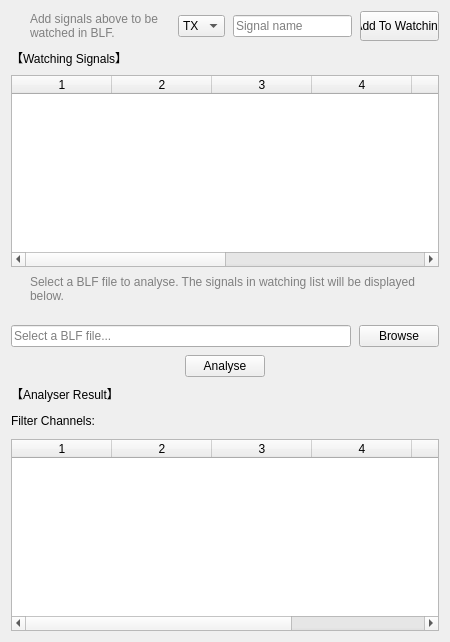
<?xml version="1.0" encoding="UTF-8"?>
<ui version="4.0">
    <class>AnalyserWidget</class>
    <widget class="QWidget" name="AnalyserWidget">
        <layout class="QGridLayout" name="gridLayout">
            <property name="horizontalSpacing">
                <number>8</number>
            </property>
            <property name="verticalSpacing">
                <number>8</number>
            </property>

            <!-- 第 0 行：提示标签 & 报文方向 & 输入框 & 添加按钮 -->
            <item row="0" column="0" colspan="2">
                <widget class="QLabel" name="labelAddHint">
                    <property name="text">
                        <string>Add signals above to be watched in BLF.</string>
                    </property>
                    <property name="wordWrap">
                        <bool>true</bool>
                    </property>
                    <property name="styleSheet">
                        <string notr="true">color: gray; font-size: 9pt; padding-left: 16px; text-align: left</string>
                    </property>
                    <property name="sizePolicy">
                        <sizepolicy hsizetype="Expanding" vsizetype="Fixed">
                            <horstretch>4</horstretch>
                            <verstretch>0</verstretch>
                        </sizepolicy>
                    </property>
                </widget>
            </item>
            <item row="0" column="2" colspan="1">
                <widget class="QComboBox" name="comboDirection">
                    <item>
                        <property name="text">
                            <string>TX</string>
                        </property>
                    </item>
                    <item>
                        <property name="text">
                            <string>RX</string>
                        </property>
                    </item>
                </widget>
            </item>
            <item row="0" column="3" colspan="3">
                <widget class="QLineEdit" name="editSignalName">
                    <property name="placeholderText">
                        <string>Signal name</string>
                    </property>
                    <property name="sizePolicy">
                        <sizepolicy hsizetype="Expanding" vsizetype="Fixed">
                            <horstretch>2</horstretch>
                            <verstretch>0</verstretch>
                        </sizepolicy>
                    </property>
                    <property name="minimumSize">
                        <size>
                            <width>80</width>
                            <height>0</height>
                        </size>
                    </property>
                </widget>
            </item>
            <item row="0" column="6" colspan="2">
                <widget class="QPushButton" name="addButton">
                    <property name="text">
                        <string>Add To Watching</string>
                    </property>
                    <property name="sizePolicy">
                        <sizepolicy hsizetype="Expanding" vsizetype="Fixed">
                            <horstretch>2</horstretch>
                            <verstretch>0</verstretch>
                        </sizepolicy>
                    </property>
                    <property name="minimumSize">
                        <size>
                            <width>60</width>
                            <height>30</height>
                        </size>
                    </property>
                </widget>
            </item>

            <!-- 第 1 行：关注列表标题 -->
            <item row="1" column="0" colspan="8">
                <widget class="QLabel" name="labelWatcher">
                    <property name="text">
                        <string>【Watching Signals】</string>
                    </property>
                </widget>
            </item>

            <!-- 第 2 行：关注列表 -->
            <item row="2" column="0" colspan="8">
                <widget class="QTableWidget" name="tableWatch">
                    <property name="columnCount">
                        <number>8</number>
                    </property>
                    <attribute name="horizontalHeaderVisible">
                        <bool>true</bool>
                    </attribute>
                    <attribute name="verticalHeaderVisible">
                        <bool>true</bool>
                    </attribute>
                    <property name="horizontalHeaderLabels">
                        <stringlist>
                            <string>CAN_ID</string>
                            <string>Direction</string>
                            <string>SignalName</string>
                            <string>StartBit</string>
                            <string>BitLength</string>
                            <string>Factor</string>
                            <string>Offset</string>
                            <string>Delete</string>
                        </stringlist>
                    </property>
                </widget>
            </item>

            <!-- 第 3 行：文件选择框提示 -->
            <item row="3" column="0" colspan="8">
                <widget class="QLabel" name="labelBLFHint">
                    <property name="text">
                        <string>Select a BLF file to analyse. The signals in watching list will be displayed below.
                        </string>
                    </property>
                    <property name="wordWrap">
                        <bool>true</bool>
                    </property>
                    <property name="styleSheet">
                        <string notr="true">color: gray; font-size: 9pt; padding-left: 16px; text-align: left</string>
                    </property>
                </widget>
            </item>

            <!-- 第 4 行：文件选择框 -->
            <item row="4" column="0" colspan="8">
                <layout class="QHBoxLayout" name="fileLayout">
                    <item>
                        <widget class="QLineEdit" name="filePathEdit">
                            <property name="placeholderText">
                                <string>Select a BLF file...</string>
                            </property>
                        </widget>
                    </item>
                    <item>
                        <widget class="QPushButton" name="browseButton">
                            <property name="text">
                                <string>Browse</string>
                            </property>
                            <property name="sizePolicy">
                                <sizepolicy hsizetype="Fixed" vsizetype="Fixed">
                                    <horstretch>0</horstretch>
                                    <verstretch>0</verstretch>
                                </sizepolicy>
                            </property>
                        </widget>
                    </item>
                </layout>
            </item>

            <!-- 第 5 行：分析按钮 -->
            <item row="5" column="0" colspan="8" alignment="Qt::AlignHCenter">
                <widget class="QPushButton" name="analyseButton">
                    <property name="text">
                        <string>Analyse</string>
                    </property>
                    <property name="sizePolicy">
                        <sizepolicy hsizetype="Preferred" vsizetype="Fixed">
                            <horstretch>0</horstretch>
                            <verstretch>0</verstretch>
                        </sizepolicy>
                    </property>
                </widget>
            </item>

            <!-- 第 6 行：分析结果标题 -->
            <item row="6" column="0" colspan="8">
                <widget class="QLabel" name="labelResult">
                    <property name="text">
                        <string>【Analyser Result】</string>
                    </property>
                </widget>
            </item>

            <!-- 第 7 行：结果条件筛选 -->
            <item row="7" column="0" colspan="8">
                <layout class="QHBoxLayout" name="filterLayout">
                    <item>
                        <widget class="QLabel" name="labelFilter">
                            <property name="text">
                                <string>Filter Channels:</string>
                            </property>
                        </widget>
                    </item>
                    <item>
                        <layout class="QHBoxLayout" name="channelFilterLayout">
                            <!-- 此处动态添加 Channel 的复选框 -->
                        </layout>
                    </item>
                    <item>
                        <spacer name="horizontalSpacer">
                            <property name="orientation">
                                <enum>Qt::Horizontal</enum>
                            </property>
                            <property name="sizeHint" stdset="0">
                                <size>
                                    <width>40</width>
                                    <height>20</height>
                                </size>
                            </property>
                        </spacer>
                    </item>
                </layout>
            </item>

            <!-- 第 8 行：结果表格 -->
            <item row="8" column="0" colspan="8">
                <widget class="QTableWidget" name="tableResult">
                    <property name="columnCount">
                        <number>6</number>
                    </property>
                    <attribute name="horizontalHeaderVisible">
                        <bool>true</bool>
                    </attribute>
                    <attribute name="verticalHeaderVisible">
                        <bool>true</bool>
                    </attribute>
                    <property name="horizontalHeaderLabels">
                        <stringlist>
                            <string>Timestamp</string>
                            <string>Channel</string>
                            <string>Direction</string>
                            <string>SignalName</string>
                            <string>RawValue</string>
                            <string>PhysicalValue</string>
                        </stringlist>
                    </property>
                    <!-- 填充剩余部分 -->
                    <property name="sizePolicy">
                        <sizepolicy hsizetype="Minimum" vsizetype="Expanding">
                            <horstretch>0</horstretch>
                            <verstretch>1</verstretch>
                        </sizepolicy>
                    </property>
                </widget>
            </item>
        </layout>
    </widget>
    <resources/>
    <connections/>
</ui>
